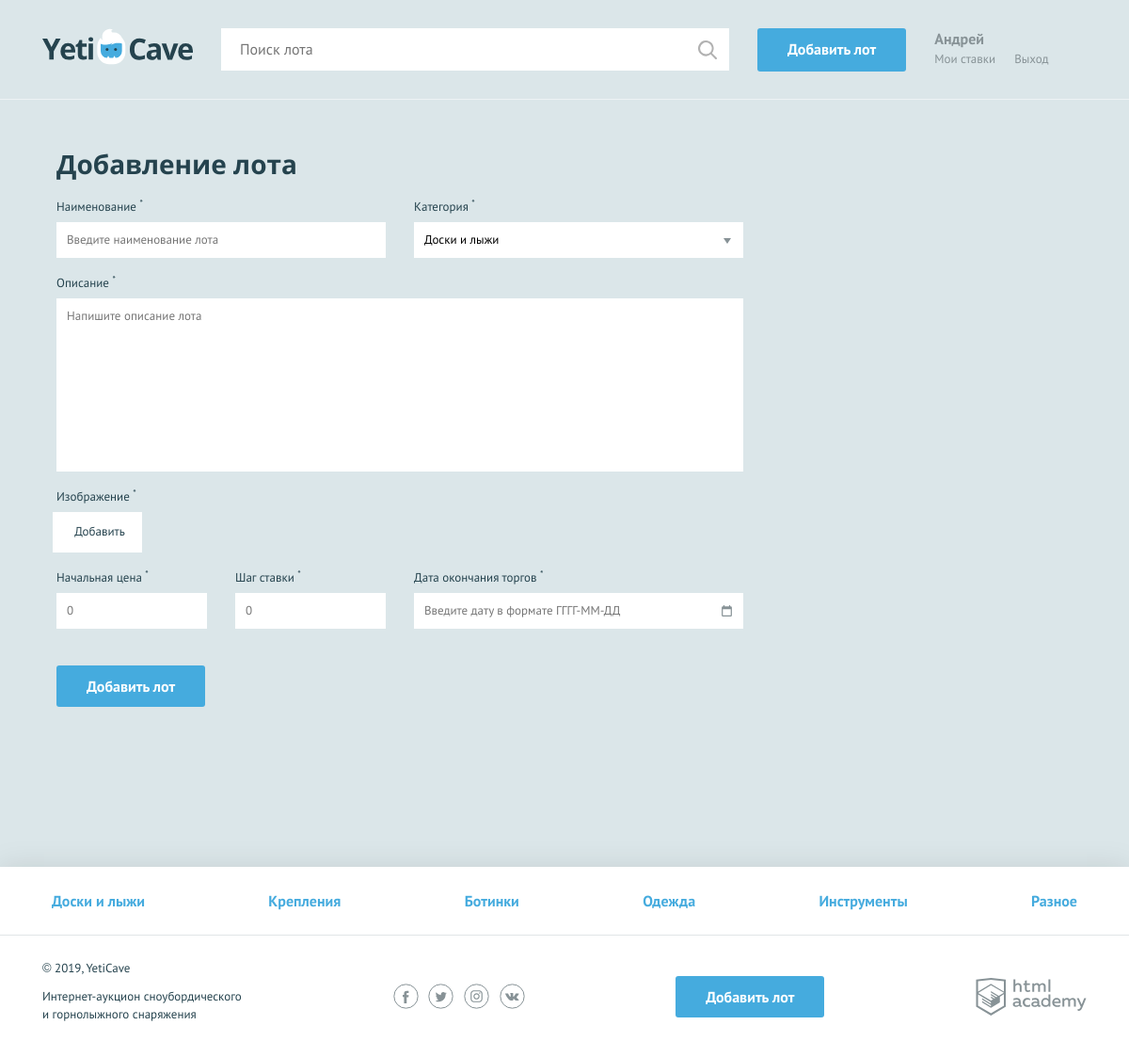
The page /add.php (signed in) on the database its author committed.
### tables this page shows
CREATE TABLE categories (id int AUTO_INCREMENT PRIMARY KEY,
                   name varchar(128),
                    keyword varchar(128) UNIQUE
                   );

### helpers.php (called while the page is built, shortened)
<?php
function include_template($name, array $data = [])
{
    $name = 'templates/' . $name;
    extract($data);
    require $name;
    $result = ob_get_clean();
    return $result;
}

### templates/addlot.php (the view, shortened to what this page needs)
<head>
  <link href="../css/normalize.min.css" rel="stylesheet">
  <link href="../css/style.css" rel="stylesheet">
  <link href="../css/flatpickr.min.css" rel="stylesheet">
</head>
<body>
<div class="page-wrapper">
<main>
<form class="form form--add-lot container <?= count($invalids) != 0 ? ' form--invalid' : '' ?>"
action="add.php" method="post" enctype="multipart/form-data">
      <h2>Добавление лота</h2>
      <div class="form__container-two">
        <div class="form__item <?= in_array('name', $invalids) ? ' form__item--invalid' : '' ?>">
          <label for="lot-name">Наименование <sup>*</sup></label>
          <input id="lot-name" type="text" name="name" placeholder="Введите наименование лота"
          value="<?= $values['name'] ?>">
        </div>
        <div class="form__item <?= in_array('category', $invalids) ? ' form__item--invalid' : '' ?>">
          <label for="category">Категория <sup>*</sup></label>
          <select id="category" name="category">
            <?php foreach ($categories as $category): ?>
              <option value="<?= $category['id'] ?>"><?= $category['name'] ?></option>
            <?php endforeach; ?>
          </select>
        </div>
      </div>
      <div class="form__item form__item--wide <?= in_array('description', $invalids) ? ' form__item--invalid' : '' ?>">
        <label for="message">Описание <sup>*</sup></label>
        <textarea id="message" name="description"
        placeholder="Напишите описание лота"><?= $values['description'] ?></textarea>
      </div>
      <div class="form__item form__item--file <?= in_array('img', $invalids) ? ' form__item--invalid' : '' ?>">
        <label>Изображение <sup>*</sup></label>
        <div class="form__input-file">
          <label for="lot-img">
            Добавить
          </label>
        </div>
      </div>
      <div class="form__container-three">
        <div class="form__item form__item--small <?= in_array('initPrice', $invalids) ? ' form__item--invalid' : '' ?>">
          <label for="lot-rate">Начальная цена <sup>*</sup></label>
          <input id="lot-rate" type="text" name="initPrice" placeholder="0" value="<?= $values['initPrice'] ?>">
        </div>
        <div class="form__item form__item--small <?= in_array('step', $invalids) ? ' form__item--invalid' : '' ?>">
          <label for="lot-step">Шаг ставки <sup>*</sup></label>
          <input id="lot-step" type="text" name="step" placeholder="0" value="<?= $values['step'] ?>">
        </div>
        <div class="form__item <?= in_array('dateClosing', $invalids) ? ' form__item--invalid' : '' ?>">
          <label for="lot-date">Дата окончания торгов <sup>*</sup></label>
          <input class="form__input-date" id="lot-date" type="text" name="dateClosing"
          placeholder="Введите дату в формате ГГГГ-ММ-ДД" value="<?= $values['dateClosing'] ?>">
        </div>
      </div>
      <button type="submit" class="button">Добавить лот</button>
    </form>
	</div>
</main>
</body>

### templates/layout.php (shortened to what this page needs)
<?php
$conToYeti = mysqli_connect("localhost", "root", "root", "yeticave");
$sqlForCats = "SELECT id, name, keyword FROM categories";
$resOfCats = mysqli_query($conToYeti, $sqlForCats);
$categories = mysqli_fetch_all($resOfCats, MYSQLI_ASSOC);
?>
<!DOCTYPE html>
<html lang="ru">
<body>
<div class="page-wrapper">
<header class="main-header">
    <div class="main-header__container container">
        <a class="main-header__logo" href="index.php">
            <img src="../img/logo.svg" width="160" height="39" alt="Логотип компании YetiCave">
        </a>
        <form class="main-header__search" method="get" action="search.php" autocomplete="off">
            <input type="search" name="search" placeholder="Поиск лота">
            <input class="main-header__search-btn" type="submit" name="find" value="Найти">
        </form>
        <?php if (isset($_SESSION['name'])): ?>
        <a class="main-header__add-lot button" href="add.php">Добавить лот</a>
        <?php endif; ?>
        <nav class="user-menu">
        <?php if (isset($_SESSION['name'])): ?>
        <div class="user-menu__logged">
            <p><?= $_SESSION['name'] ?></p>
            <a class="user-menu__bets" href="mybets.php">Мои ставки</a>
            <a class="user-menu__logout" href="logout.php">Выход</a>
        </div>
        <?php endif; ?>
        </nav>
    </div>
</header>
<main class="container">
<?= $mainContent ?>
<footer class="main-footer">
    <nav class="nav">
        <ul class="nav__list container">
        <?php foreach ($categories as $category): ?>
        <li class="nav__item">
        <?php
            $catId = $category['id'];
            $path = "index.php?page=1&cat=$catId"
        ?>
            <a href="<?= $path ?>"><?= $category['name'] ?></a>
        </li>
        <?php endforeach; ?>
        </ul>
    </nav>
    <div class="main-footer__bottom container">
        <div class="main-footer__copyright">
            <p>© 2019, YetiCave</p>
            <p>Интернет-аукцион сноубордического и горнолыжного снаряжения</p>
        </div>
        <div class="main-footer__social social">
            <a class="social__link social__link--facebook" href="#">
            </a>
            <a class="social__link social__link--twitter" href="#">
            </a>
            <a class="social__link social__link--instagram" href="#">
            </a>
            <a class="social__link social__link--vkontakte" href="#">
            </a>
        </div>
        <?php if (isset($_SESSION['name'])): ?>
        <a class="main-footer__add-lot button" href="add.php">Добавить лот</a>
        <?php endif; ?>
        <div class="main-footer__developed-by">
            <a class="logo-academy" href="https://htmlacademy.ru/intensive/php">
            </a>
        </div>
    </div>
</footer>
</body>
</html>

### rows shown on the page
categories: name "Доски и лыжи"
categories: name "Крепления"
categories: name "Ботинки"
categories: name "Одежда"
categories: name "Инструменты"
categories: name "Разное"

### other values the page prints
$_SESSION['name'] "Андрей"
form field category "Доски и лыжи"
